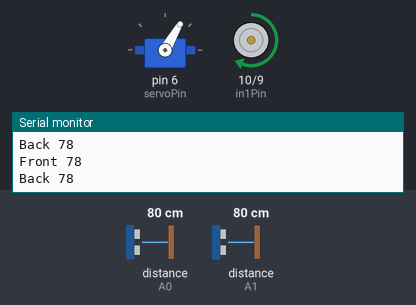
This sketch was run on a simulated Arduino Uno, built with avr-gcc and run on an emulated ATmega328P. Parts: servo, motor-driver pin pairs drawn as motors (green arrow = first pin HIGH = forward, orange = second pin HIGH = backward, longer = more drive, scaled by the enable pin), the last lines printed to the serial monitor. Wiring (inferred from the names in the program): 2 × ultrasonic range finder: trigger pin 12, echo A1 / trigger pin 13, echo A0. Inputs (shaded band) come from the test bench; at power-on: distance to the obstacle (sensors on A1, A0) 80 cm. The echo pulse lasts 58.3 µs per cm.

Above: at 6.2 s.
6.3 s: distance to the obstacle (sensor on A1) set to 17 cm
7.8 s: distance to the obstacle (sensor on A1) set to 14 cm
At 10.2 s:
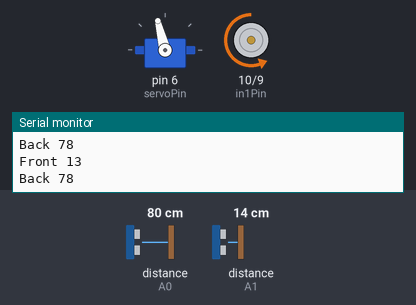
At 19.3 s:
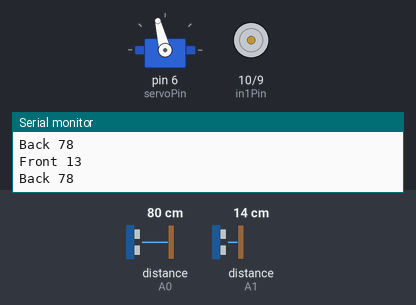
Timing chart, 0 to 19.8 s (numbered marks = the images above; inputs shaded):
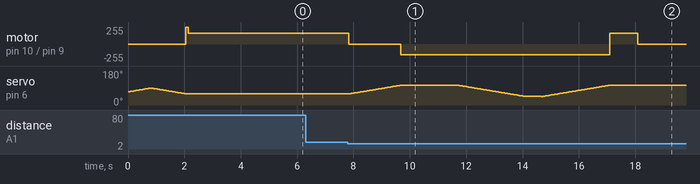

The sketch:

Parking_car.ino
```cpp
#include <Servo.h>

int servoPin = 6;
Servo servo;

int enablePin = 11;
int in1Pin = 10;
int in2Pin = 9;

const int trigFront = 12;
const int echoFront = A1;

const int trigBack = 13;
const int echoBack = A0;

int motorSpeed = 250;
int distanceBack;
int distanceFront;
int duration;
int angle;
int parking = 0;

void setup() {

  pinMode(in1Pin , OUTPUT);
  pinMode(in2Pin , OUTPUT);
  pinMode(enablePin , OUTPUT);

  pinMode(trigFront , OUTPUT);
  pinMode(echoFront , INPUT);

  pinMode(trigBack , OUTPUT);
  pinMode(echoBack , INPUT);

  servo.attach(servoPin);
  /*
  for( angle = 95 ; angle < 105 ; angle++)
  {
    servo.write(angle);
    delay(40);
  }

  for(int i = angle ; i > 70 ; i--)
  {
    servo.write(i);
    delay(40);
  }
  */


  for(angle = 70 ; angle < 90 ; angle++)
  {
    servo.write(angle);
    delay(40);
  }


  for( ; angle >= 60 ; angle--)
  {
    servo.write(angle);
    delay(40);
  }

  Serial.begin(9600);
}

void setMotor(int motorSpeed , boolean reverse)
{
  analogWrite(enablePin, motorSpeed);
  digitalWrite(in1Pin, reverse);
  digitalWrite(in2Pin, !reverse);
}

long long timp = 0;

void porneste()
{
  if(timp == 0)
    {
      setMotor(motorSpeed , HIGH);
      timp = millis();
    }

  else if (millis() - timp >= 100)
    setMotor(160 , HIGH);
}

void readSensor(const int trigPin , const int echoPin , int &distance)
{
  // Clears the trigPin
  digitalWrite(trigPin, LOW);
  delayMicroseconds(2);

  // Sets the trigPin on HIGH state for 10 micro seconds
  digitalWrite(trigPin, HIGH);
  delayMicroseconds(10);
  digitalWrite(trigPin, LOW);

  // Reads the echoPin, returns the sound wave travel time in microseconds
  float duration = pulseIn(echoPin, HIGH);

  // Sound wave reflects from the obstacle, so to calculate the distance we
  // consider half of the distance traveled.
  distance = duration * 0.034 / 2;
}

unsigned long long timeFront = 0;
unsigned long long timeBack = 0;

const int distanceDepth = 15; // the depth has to be at least 15cm for the car to park there
const int timeLength = 1500; // de masurat !!!!!!!!!!!!!!!!!!!!!!!!!!!!!!!

void parkCar()
{

   parking = 2;

   // rotim rotile spre stanga
   for( ; angle > 60 ; angle --)
   {
     servo.write(angle);
     delay(30);
   }

  // delay(300); // mai merge putin in fata

   setMotor(0 , LOW); // oprim

   // rotim rotile spre dreapta
   for( ; angle < 105 ; angle++)
    {
      servo.write(angle);
      delay(40);
    }

   // merge in spate
   setMotor(160 , LOW);
   delay(2000);

   for( ; angle > 45 ; angle--)
   {
    servo.write(angle);
    delay(40);
   }

   setMotor(160 , LOW);
   delay(600);

   for(; angle < 105 ; angle++)
   {
    servo.write(angle);
    delay(40);
   }
   // indreapta rotile si merge in fata
   for( ; angle < 65 ; angle++)
   {
    servo.write(angle);
    delay(40);
   }

   setMotor(160 , HIGH);
   delay(1000);

   setMotor(0 , HIGH);
}

void loop()
{
  /*
   * Scaneaza ce are in dreapta, cand gaseste spatiu gol, retine. Daca va fi spatiu gol ( si suficient de lat cat sa incapa masinuta), se incepe parcarea laterala
   * Intai merge putin in fata ( cam jumatate de masinuta / un anumit timp), dupa care se opreste. Rotile se invart spre dreapta, se porneste cu spatele.
   */

  // pornim masina, la inceput cu putere mai mare astfel incat sa ii fie mai usor sa o ia din loc
  if(parking == 0)
  {
      porneste();

    // citim senzorii
    readSensor(trigFront, echoFront, distanceFront);
    readSensor(trigBack, echoBack, distanceBack);

    Serial.print("Front ");
    Serial.println(distanceFront);

    Serial.print("Back ");
    Serial.println(distanceBack);

     if(distanceFront >= distanceDepth) // am gasit un loc cu cel putin 15 cm, atunci inseamna ca avem latimea minima
     {
      if(timeFront == 0)
       timeFront = millis();
      else timeBack = millis();
     }
     else
     {
      if(timeFront != 0)
      {
        // sa vedem daca avem lungimea necesara
        if(timeBack - timeFront >= timeLength)
          parking = 1; // atunci incepe parcarea
      }
      timeFront = timeBack = 0;
     }
  }
  if(parking == 1)
  {
    // parcam
   parkCar();
  }

  /*
  setMotor(motorSpeed , HIGH);
  delay(5000);

  setMotor(motorSpeed , LOW);

  delay(3000);


  setMotor(motorSpeed , LOW);
   */
 /* for(int angle = 70 ; angle < 90 ; angle++)
  {
    servo.write(angle);
    delay(30);
  }
  for(int angle = 90 ; angle > 70 ; angle--)
  {
    servo.write(angle);
    delay(30);
  }*/
}
```

Measured:
- the behaviour switches between 16 and 15 cm on distance to the obstacle (sensor on A1) (found by bisection; images 0 and 1)
- after the input at 7.8 s, motor on pin 10 (in1Pin) / pin 9 (in2Pin): forward 160/255 → stopped at once, → backward 160/255 1.8 s later, → forward 160/255 7.4 s later, → stopped 1.0 s later
